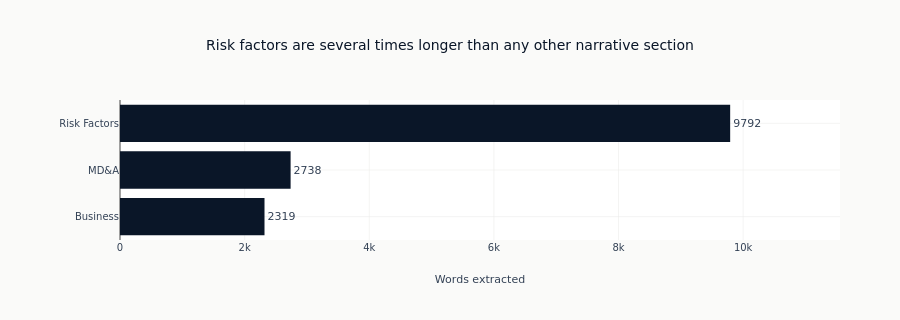

Notebook code cell kept with this figure:
### Markdown cell above
Reporting the rate rather than eyeballing one extraction is the point. Over two filings it is a
formality; over a corpus of thousands it is the only way to know that a formatting change at one
filer has not silently emptied a column, and the same three columns scale unchanged.

### Code cell
latest_sections = dataset.filter(pl.col("accession_no") == documents[0]["accession_no"]).sort(
    "word_count", descending=True
)
labels = {"business": "Business", "risk_factors": "Risk Factors", "mda": "MD&A"}
fig = px.bar(
    latest_sections.with_columns(label=pl.col("section").replace(labels)).to_pandas(),
    x="word_count",
    y="label",
    orientation="h",
    title="Risk factors are several times longer than any other narrative section",
    labels={"word_count": "Words extracted", "label": ""},
    color_discrete_sequence=[COLORS["blue"]],
    text="word_count",
)
fig.update_traces(textposition="outside", cliponaxis=False)
fig.update_layout(
    height=320,
    yaxis=dict(autorange="reversed"),
    xaxis_range=[0, float(latest_sections["word_count"].max()) * 1.18],
    margin=dict(l=120, r=60),
)
show_plotly_with_alt(
    fig,
    "Horizontal bar chart of the words extracted from each narrative section of the most recent "
    "filing. The risk factors bar is several times longer than the other two, which are of "
    "similar length to each other.",
)

### Figure 1 — Plotly figure (JSON) as saved in the notebook; plotly's stock layout.template omitted (floating-point values rounded to 4 significant figures)
{"data": [{"cliponaxis": false, "hovertemplate": "Words extracted=%{text}<br>=%{y}<extra></extra>", "legendgroup": "", "marker": {"color": "#0a1628", "pattern": {"shape": ""}}, "name": "", "orientation": "h", "showlegend": false, "text": [9792.0, 2738.0, 2319.0], "textposition": "outside", "type": "bar", "x": [9792, 2738, 2319], "xaxis": "x", "y": ["Risk Factors", "MD&A", "Business"], "yaxis": "y"}], "layout": {"barmode": "relative", "height": 320, "legend": {"tracegroupgap": 0}, "margin": {"l": 120, "r": 60}, "title": {"text": "Risk factors are several times longer than any other narrative section"}, "xaxis": {"anchor": "y", "domain": [0.0, 1.0], "range": [0, 11550.0], "title": {"text": "Words extracted"}}, "yaxis": {"anchor": "x", "autorange": "reversed", "domain": [0.0, 1.0], "title": {"text": ""}}}}
